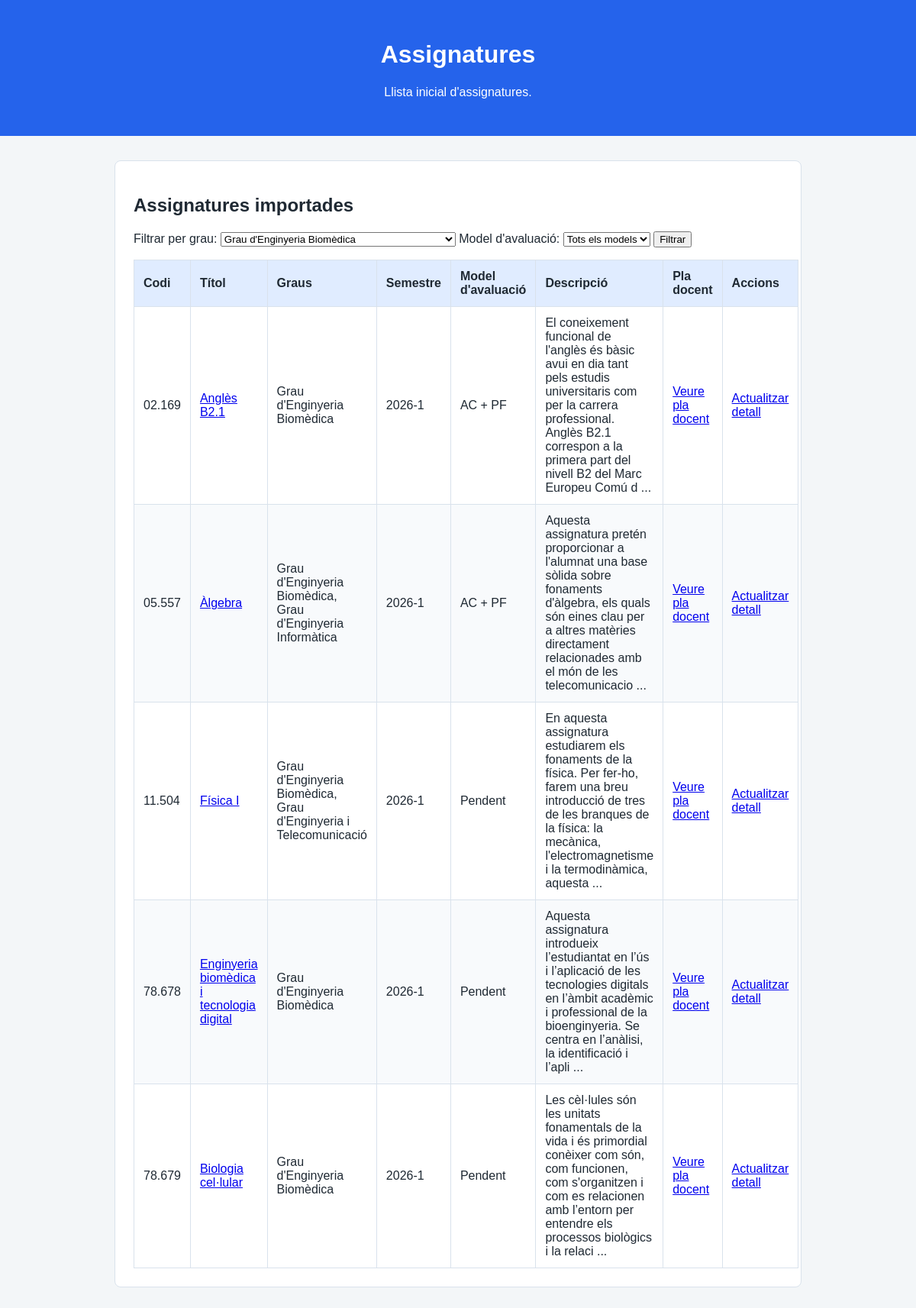
Page /assignatures?grau_id=2 on the committed database.
### tables this page shows
CREATE TABLE assignatures (
            id INTEGER PRIMARY KEY AUTOINCREMENT,
            codi TEXT NOT NULL,
            titol TEXT NOT NULL,
            semestre TEXT NOT NULL,
            model_avaluacio TEXT,
            descripcio TEXT,
            url TEXT            
        );

### app.py (the view)
@aplicacio.route("/assignatures")
def veure_assignatures():
    grau_id = request.args.get("grau_id")
    model_avaluacio = request.args.get("model_avaluacio", "")
    graus = obtenir_graus()
    if grau_id:
        assignatures = obtenir_assignatures_per_grau(grau_id)
    else:
        assignatures = obtenir_assignatures()
    if model_avaluacio:
        assignatures_filtrades = []
        for assignatura in assignatures:
            if assignatura["model_avaluacio"] == model_avaluacio:
                assignatures_filtrades.append(assignatura)
        assignatures = assignatures_filtrades
    return render_template(
        "assignatures.html",
        assignatures = assignatures,
        graus=graus,
        grau_id=grau_id
        )

### base_dades.py (called while the page is built)
def obtenir_connexio():
    connexio = sqlite3.connect(ruta_base_dades)
    connexio.row_factory = sqlite3.Row
    return connexio

def obtenir_graus():
    connexio = obtenir_connexio()
    graus = connexio.execute("""
        SELECT id, nom, url
        FROM graus
        ORDER by nom
    """).fetchall()
    connexio.close()
    return graus

### templates/assignatures.html (shortened to what this page needs)
<!DOCTYPE html>
<html lang="ca">
<head>
    <link rel="stylesheet" href="{{ url_for('static', filename='estil.css') }}">
</head>
<body>
    <header class="capçalera">
        <h1>Assignatures</h1>
        <p>Llista inicial d'assignatures.</p>
    </header>
    <main class="contingut">
        <section class="targeta">
            <h2>Assignatures importades</h2>
            <form method="get" action="/assignatures">
                <label for="grau_id">Filtrar per grau:</label>
                <select name="grau_id" id="grau_id">
                    {% for grau in graus %}
                        <option value="{{ grau.id }}" {% if grau_id == grau.id|string %}selected{% endif %}>
                            {{ grau.nom }}
                        </option>
                    {% endfor %}
                </select>
                <label for="model_avaluacio">Model d'avaluació:</label>
                <select name="model_avaluacio" id="model_avaluacio">
                    <option value="">Tots els models</option>
                </select>
                <button type="submit">Filtrar</button>
            </form>
            <table class = "taula-assignatures">
                <thead>
                    <tr>
                        <th>Codi</th>
                        <th>Títol</th>
                        <th>Graus</th>
                        <th>Semestre</th>
                        <th>Model d'avaluació</th>
                        <th>Descripció</th>
                        <th>Pla docent</th>
                        <th>Accions</th>
                    </tr>
                </thead>
                <tbody>
                    {% for assignatura in assignatures %}
                        <tr>
                            <td>{{ assignatura.codi }}</td>
                            <td>
                                <a href="/assignatura/{{ assignatura.codi }}">{{ assignatura.titol }}</a>
                            </td>
                            <td>
                                {% if assignatura.graus %}
                                    {{ assignatura.graus }}
                                {% else %}
                                    Sense grau assignat
                                {% endif %}
                            </td>
                            <td>{{ assignatura.semestre }}</td>
                            <td>{{ assignatura.model_avaluacio }}</td>
                            <td>
                                {% if assignatura.descripcio %}
                                    {{ assignatura.descripcio[:200] }}
                                    {% if assignatura.descripcio|length > 200 %}
                                        ...
                                    {% endif %}
                                {% else %}
                                    Pendent
                                {% endif %}
                            </td>
                            <td>
                                <a href="{{ assignatura.url }}" target="_blank">Veure pla docent</a>
                            </td>
                            <td>
                                <a href="/actualitzar-detall/{{ assignatura.codi }}">Actualitzar detall</a>
                            </td>
                        </tr>
                    {% endfor %}
                </tbody>
            </table>
        </section>
    </main>
</body>
</html>

### static/estil.css (style rules this page uses)
body { margin: 0; font-family: Arial, sans-serif; background-color: #f3f6f8; color: #1f2933; }
.capçalera { background-color: #2563eb; color: white; padding: 32px; text-align: center; }
.contingut { max-width: 900px; margin: 32px auto; padding: 0 16px; }
.targeta { background-color: white; border: 1px solid #d9e2ec; border-radius: 8px; padding: 24px; }
.taula-assignatures { width: 100%; border-collapse: collapse; margin-top: 16px; }
.taula-assignatures th, .taula-assignatures td { border: 1px solid #d9e2ec; padding: 12px; text-align: left; }
.taula-assignatures th { background-color: #e0ecff; }
.taula-assignatures tr:nth-child(even) { background-color: #f8fafc; }

### rows in the picture
assignatures: codi "02.169", titol "Anglès B2.1", graus "Grau d'Enginyeria Biomèdica", semestre "2026-1", model_avaluacio "AC + PF", descripcio "El coneixement funcional de l'anglès és bàsic avui en dia tant pels estudis universitaris com per la carrera professional. Anglès B2.1 correspon a la primera part del nivell B2 del Marc Europeu Comú d"
assignatures: codi "05.557", titol "Àlgebra", graus "Grau d'Enginyeria Biomèdica, Grau d'Enginyeria Informàtica", semestre "2026-1", model_avaluacio "AC + PF", descripcio "Aquesta assignatura pretén proporcionar a l'alumnat una base sòlida sobre fonaments d'àlgebra, els quals són eines clau per a altres matèries directament relacionades amb el món de les telecomunicacio"
assignatures: codi "11.504", titol "Física I", graus "Grau d'Enginyeria Biomèdica, Grau d'Enginyeria i Telecomunicació", semestre "2026-1", model_avaluacio "Pendent", descripcio "En aquesta assignatura estudiarem els fonaments de la física. Per fer-ho, farem una breu introducció de tres de les branques de la física: la mecànica, l'electromagnetisme i la termodinàmica, aquesta"
assignatures: codi "78.678", titol "Enginyeria biomèdica i tecnologia digital", graus "Grau d'Enginyeria Biomèdica", semestre "2026-1", model_avaluacio "Pendent", descripcio "Aquesta assignatura introdueix l’estudiantat en l’ús i l’aplicació de les tecnologies digitals en l’àmbit acadèmic i professional de la bioenginyeria. Se centra en l’anàlisi, la identificació i l’apli"
assignatures: codi "78.679", titol "Biologia cel·lular", graus "Grau d'Enginyeria Biomèdica", semestre "2026-1", model_avaluacio "Pendent", descripcio "Les cèl·lules són les unitats fonamentals de la vida i és primordial conèixer com són, com funcionen, com s'organitzen i com es relacionen amb l’entorn per entendre els processos biològics i la relaci"

### other values in the picture
form field grau_id "Grau d'Enginyeria Biomèdica"
